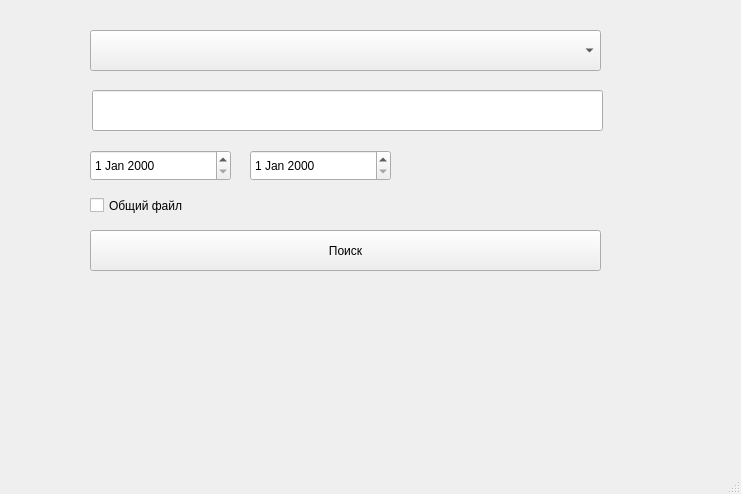
<?xml version="1.0" encoding="UTF-8"?>
<ui version="4.0">
 <class>MainWindow</class>
 <widget class="QMainWindow" name="MainWindow">
  <property name="geometry">
   <rect>
    <x>0</x>
    <y>0</y>
    <width>741</width>
    <height>494</height>
   </rect>
  </property>
  <property name="windowTitle">
   <string>MainWindow</string>
  </property>
  <widget class="QWidget" name="centralwidget">
   <widget class="QPushButton" name="pushButton">
    <property name="geometry">
     <rect>
      <x>90</x>
      <y>230</y>
      <width>511</width>
      <height>41</height>
     </rect>
    </property>
    <property name="text">
     <string>Поиск</string>
    </property>
   </widget>
   <widget class="QCheckBox" name="checkBox">
    <property name="geometry">
     <rect>
      <x>90</x>
      <y>190</y>
      <width>221</width>
      <height>31</height>
     </rect>
    </property>
    <property name="text">
     <string>Общий файл</string>
    </property>
   </widget>
   <widget class="QDateEdit" name="dateEdit">
    <property name="geometry">
     <rect>
      <x>90</x>
      <y>150</y>
      <width>141</width>
      <height>31</height>
     </rect>
    </property>
   </widget>
   <widget class="QDateEdit" name="dateEdit_2">
    <property name="geometry">
     <rect>
      <x>250</x>
      <y>150</y>
      <width>141</width>
      <height>31</height>
     </rect>
    </property>
   </widget>
   <widget class="QLineEdit" name="lineEdit">
    <property name="geometry">
     <rect>
      <x>92</x>
      <y>90</y>
      <width>511</width>
      <height>41</height>
     </rect>
    </property>
    <property name="text">
     <string/>
    </property>
   </widget>
   <widget class="QComboBox" name="comboBox">
    <property name="geometry">
     <rect>
      <x>90</x>
      <y>30</y>
      <width>511</width>
      <height>41</height>
     </rect>
    </property>
   </widget>
  </widget>
  <widget class="QMenuBar" name="menubar">
   <property name="geometry">
    <rect>
     <x>0</x>
     <y>0</y>
     <width>741</width>
     <height>22</height>
    </rect>
   </property>
  </widget>
  <widget class="QStatusBar" name="statusbar"/>
 </widget>
 <resources/>
 <connections/>
</ui>
